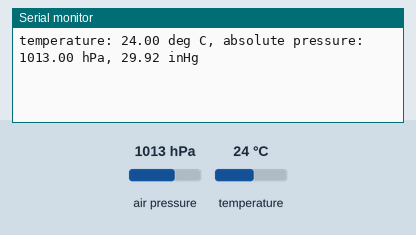
Bench run of a sketch on a simulated Arduino Uno, built with avr-gcc and run on an emulated ATmega328P. Parts: the last lines printed to the serial monitor. The test bench sets the inputs (shaded band); at power-on: air pressure 1013 hPa, temperature 24 °C. The local clock reads 2024-03-15 10:24:30 at power-on unless the sketch sets it; storage starts empty.

Above: at 4.2 s.
4.3 s: air pressure set to 952 hPa
At 9.3 s:
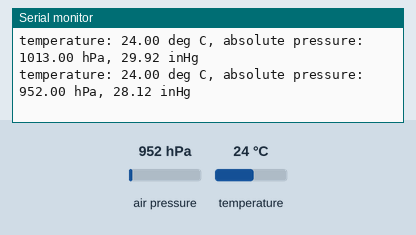
9.9 s: temperature set to 12 °C
At 13.6 s:
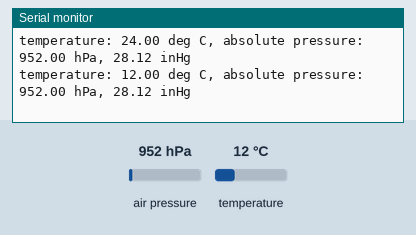
15.5 s: air pressure set to 975 hPa
At 19.2 s:
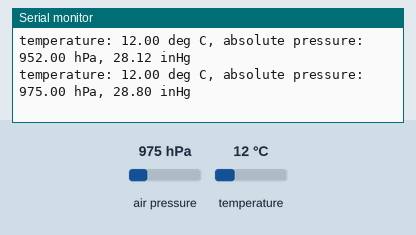
Timing chart, 0 to 20.7 s (numbered marks = the images above; inputs shaded):
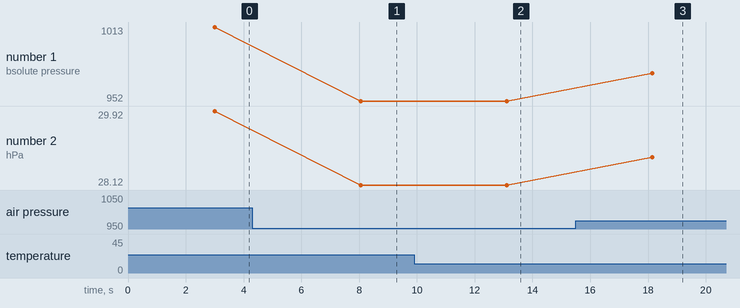

Measured:
- after the input at 4.3 s, the serial monitor: prints a new line after 3.8 s (image 1)
- after the input at 9.9 s, the serial monitor: prints a new line after 3.2 s (image 2)
- after the input at 15.5 s, the serial monitor: prints a new line after 2.7 s (image 3)
- plotted number 1: 1013 → 952 after the input at 4.3 s, 952 → 975 after the input at 15.5 s
- plotted number 2: 29.92 → 28.12 after the input at 4.3 s, 28.12 → 28.8 after the input at 15.5 s

The sketch:

Arduino_Sketch.ino
```cpp
// (licence header left out)
// Your sketch must #include this library, and the Wire library.
// (Wire is a standard library included with Arduino.):

#include <SFE_BMP180.h>
#include <Wire.h>
#include "RTClib.h"
//the circuit:
// analog sensors on analog pin 0
//SD card attached to SPI bus:
  // MOSI - pin 11
  // MISO - pin 12
  // SCK  - pin 13
  // CS   - pin 6
#include <SPI.h>
#include <SD.h>
//set the pin for the CS connection on the SD card
const int CS_Pin = 6;
int Time = 0.0;

RTC_DS3231 rtc;
char daysOfTheWeek[7][12] = {"Sunday", "Monday", "Tuesday", "Wednesday", "Thursday", "Friday", "Saturday"};

// You will need to create an SFE_BMP180 object, here called "pressure":

SFE_BMP180 pressure;

void setup()
{
  Serial.begin(9600);
  #ifndef ESP8266
  while (!Serial); // for Leonardo/Micro/Zero
#endif

  Serial.begin(9600);

  delay(3000); // wait for console opening

  if (! rtc.begin()) {
    Serial.println("Couldn't find RTC");
    while (1);
  }

  if (rtc.lostPower()) {
    Serial.println("RTC lost power, lets set the time!");
    // following line sets the RTC to the date & time this sketch was compiled
    rtc.adjust(DateTime(F(__DATE__), F(__TIME__)));
    // This line sets the RTC with an explicit date & time, for example to set
    // January 21, 2014 at 3am you would call:
    // rtc.adjust(DateTime(2014, 1, 21, 3, 0, 0));
  }

}

void loop(){
  DateTime now = rtc.now();

  char status;
  double T,P,p0,a;
  String dataStringP = "";


  // Loop here getting pressure readings every 10 seconds.

  // You must first get a temperature measurement to perform a pressure reading.

  // Start a temperature measurement:
  // If request is successful, the number of ms to wait is returned.
  // If request is unsuccessful, 0 is returned.

  status = pressure.startTemperature();
  if (status != 0)
  {
    // Wait for the measurement to complete:
    delay(status);

    // Retrieve the completed temperature measurement:
    // Note that the measurement is stored in the variable T.
    // Function returns 1 if successful, 0 if failure.

    status = pressure.getTemperature(T);
    if (status != 0)
    {
      // Print out the measurement:
      Serial.print("temperature: ");
      Serial.print(T,2);
      Serial.print(" deg C, ");
      //Serial.print((9.0/5.0)*T+32.0,2);
      //Serial.println(" deg F");

      // Start a pressure measurement:
      // The parameter is the oversampling setting, from 0 to 3 (highest res, longest wait).
      // If request is successful, the number of ms to wait is returned.
      // If request is unsuccessful, 0 is returned.

      status = pressure.startPressure(3);
      if (status != 0)
      {
        // Wait for the measurement to complete:
        delay(status);

        // Retrieve the completed pressure measurement:
        // Note that the measurement is stored in the variable P.
        // Note also that the function requires the previous temperature measurement (T).
        // (If temperature is stable, you can do one temperature measurement for a number of pressure measurements.)
        // Function returns 1 if successful, 0 if failure.

        status = pressure.getPressure(P,T);
        if (status != 0)
        {
          // Print out the measurement:
          Serial.print("absolute pressure: ");
          Serial.print(P,2);
          Serial.print(" hPa, ");
          Serial.print(P*0.0295333727,2);
          Serial.println(" inHg");

          // The pressure sensor returns abolute pressure, which varies with altitude.
          // if you want to determine your altitude from the pressure reading,
          // use the altitude function along with a baseline pressure (sea-level or other).
          // Parameters: P = absolute pressure in mb, p0 = baseline pressure in mb.
          // Result: a = altitude in m.


        }
        else Serial.println("error retrieving pressure measurement\n");
      }
      else Serial.println("error starting pressure measurement\n");
    }
    else Serial.println("error retrieving temperature measurement\n");
  }
  else Serial.println("error starting temperature measurement\n");

  dataStringP += String(P,2);
  File dataFile = SD.open("pressure.txt", FILE_WRITE);

  // If the file is avaliable write to it but then close it
  // this is safer and prevents files from becoming corrupted
  if (dataFile) {
    //print our data point
    dataFile.print("Pressure in hPa");
    dataFile.print(dataStringP);
    dataFile.print("Date & Time");
    dataFile.print(now.year(), DEC);
    dataFile.print('/');
    dataFile.print(now.month(), DEC);
    dataFile.print('/');
    dataFile.print(now.day(), DEC);
    dataFile.print(" (");
    dataFile.print(daysOfTheWeek[now.dayOfTheWeek()]);
    dataFile.print(") ");
    dataFile.print(now.hour(), DEC);
    dataFile.print(':');
    dataFile.print(now.minute(), DEC);
    dataFile.print(':');
    dataFile.print(now.second(), DEC);
    dataFile.println();


    //close the file for safety
    dataFile.close();
  }

  delay(5000);  // Pause for 5 seconds.
  }
```
